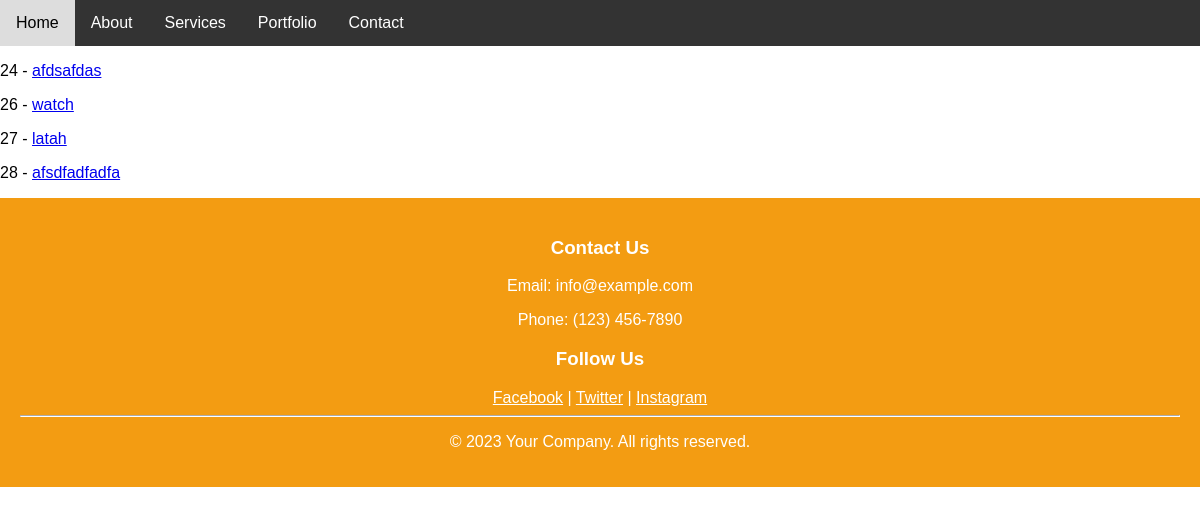
Screenshot of /products/ with the database file from the repository.
### products/models.py (models this page shows)
class Product(models.Model):
    title       = models.CharField(max_length=120)
    description = models.TextField(blank=True,null=True)
    price       = models.DecimalField(max_digits=100000,decimal_places=2)
    summary     = models.TextField(blank=True,null=False)
    features    = models.BooleanField(default=False)
    def get_absolute_url(self):
        return reverse("PRODUCTS:product-detail", kwargs={"id": self.id})

### products/views.py (the view)
# urls.py: path("", product_list_view, name="product-list"),
def product_list_view(request):
    queryset = Product.objects.all()#this will give back list of objects
    context = {
        "object_list": queryset
    }
    return render(request,"products/product_list.html",context)

### products/templates/products/product_list.html
{% extends 'base.html' %}
{% block content %}
{% for instance in object_list  %}
    <p>{{ instance.id  }} - <a href='{{ instance.get_absolute_url }}'>{{ instance.title }}</a>
    </p>
{% endfor %}
{% endblock content %}

### templates/navbar.html (style rules this page uses)
body { font-family: Arial, sans-serif; margin: 0; padding: 0; }

### rows the page displays
Product: id "24", title "afdsafdas"
Product: id "26", title "watch"
Product: id "27", title "latah"
Product: id "28", title "afsdfadfadfa"
